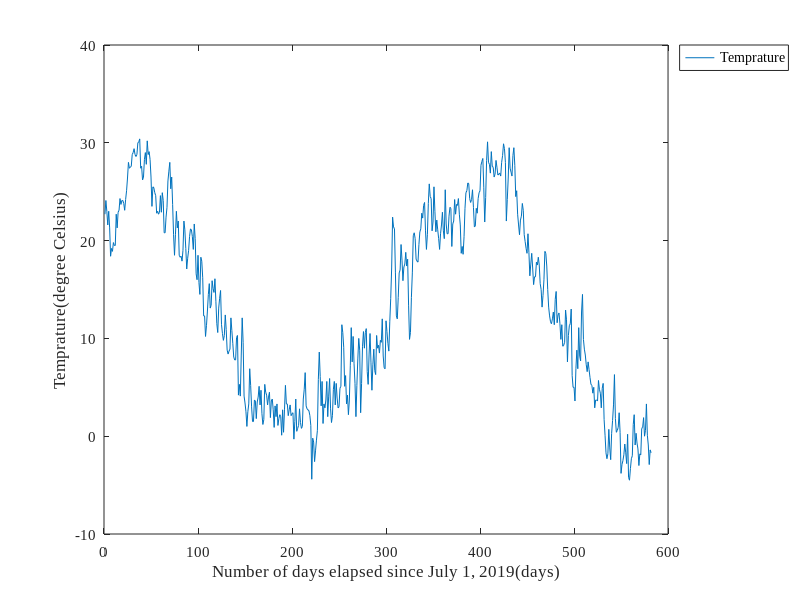

This chart was generated by the following MATLAB code:
clear all

data = load("data_cont.txt"); #データ読み込み

temp = data(:,4); #気温
days = size(temp)
tt = [1:(days)];


#プロット作成
plot(tt, temp)

#凡例作成
h=legend({"Temprature"},"Location","bestoutside") #凡例位置はプロットにかぶらない最適な位置で、グラフの外側を指定
set(h,"FontName","Times New Roman","FontSize",11)
set(gca,"FontName","Times New Roman","FontSize",11)
xlabel("Number of days elapsed since July 1, 2019(days)")
ylabel("Temprature(degree Celsius)")

#プロットをpngファイルに出力
print("Yamagata2019-21_cont","-dpng")
